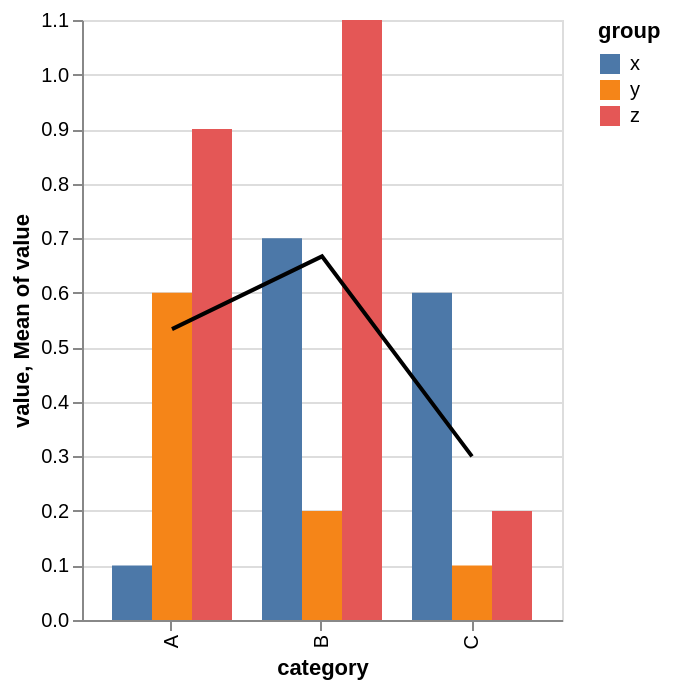

Specify this chart in Vega-Lite:
### Vega specification from a JSON file in a GitHub repository (floating-point values rounded to 4 significant figures)
{"$schema": "https://vega.github.io/schema/vega/v5.json", "background": "white", "padding": 5, "height": 300, "style": "cell", "data": [{"name": "source_0", "values": [{"category": "A", "group": "x", "value": 0.1}, {"category": "A", "group": "y", "value": 0.6}, {"category": "A", "group": "z", "value": 0.9}, {"category": "B", "group": "x", "value": 0.7}, {"category": "B", "group": "y", "value": 0.2}, {"category": "B", "group": "z", "value": 1.1}, {"category": "C", "group": "x", "value": 0.6}, {"category": "C", "group": "y", "value": 0.1}, {"category": "C", "group": "z", "value": 0.2}]}, {"name": "data_1", "source": "source_0", "transform": [{"type": "stack", "groupby": ["category", "group"], "field": "value", "sort": {"field": [], "order": []}, "as": ["value_start", "value_end"], "offset": "zero"}, {"type": "filter", "expr": "isValid(datum[\"value\"]) && isFinite(+datum[\"value\"])"}]}, {"name": "data_2", "source": "source_0", "transform": [{"type": "aggregate", "groupby": ["category"], "ops": ["mean"], "fields": ["value"], "as": ["mean_value"]}]}], "signals": [{"name": "x_step", "update": "20 * bandspace(domain('xOffset').length, 0, 0) / (1-0.2)"}, {"name": "width", "update": "bandspace(domain('x').length, 0.2, 0.2) * x_step"}], "marks": [{"name": "layer_0_marks", "type": "rect", "style": ["bar"], "from": {"data": "data_1"}, "encode": {"update": {"fill": {"scale": "color", "field": "group"}, "ariaRoleDescription": {"value": "bar"}, "description": {"signal": "\"category: \" + (isValid(datum[\"category\"]) ? datum[\"category\"] : \"\"+datum[\"category\"]) + \"; value: \" + (format(datum[\"value\"], \"\")) + \"; group: \" + (isValid(datum[\"group\"]) ? datum[\"group\"] : \"\"+datum[\"group\"])"}, "x": {"scale": "x", "field": "category", "offset": {"scale": "xOffset", "field": "group"}}, "width": {"signal": "max(0.25, bandwidth('xOffset'))"}, "y": {"scale": "y", "field": "value_end"}, "y2": {"scale": "y", "field": "value_start"}}}}, {"name": "layer_1_marks", "type": "line", "style": ["line"], "sort": {"field": "x"}, "from": {"data": "data_2"}, "encode": {"update": {"stroke": {"value": "black"}, "description": {"signal": "\"category: \" + (isValid(datum[\"category\"]) ? datum[\"category\"] : \"\"+datum[\"category\"]) + \"; Mean of value: \" + (format(datum[\"mean_value\"], \"\"))"}, "x": {"scale": "x", "field": "category", "band": 0.5}, "y": {"scale": "y", "field": "mean_value"}, "defined": {"signal": "isValid(datum[\"mean_value\"]) && isFinite(+datum[\"mean_value\"])"}}}}], "scales": [{"name": "x", "type": "band", "domain": {"fields": [{"data": "data_1", "field": "category"}, {"data": "data_2", "field": "category"}], "sort": true}, "range": {"step": {"signal": "x_step"}}, "paddingInner": 0.2, "paddingOuter": 0.2}, {"name": "y", "type": "linear", "domain": {"fields": [{"data": "data_1", "field": "value_start"}, {"data": "data_1", "field": "value_end"}, {"data": "data_2", "field": "mean_value"}]}, "range": [{"signal": "height"}, 0], "nice": true, "zero": true}, {"name": "xOffset", "type": "band", "domain": {"data": "data_1", "field": "group", "sort": true}, "range": {"step": 20}}, {"name": "color", "type": "ordinal", "domain": {"data": "data_1", "field": "group", "sort": true}, "range": "category"}], "axes": [{"scale": "y", "orient": "left", "gridScale": "x", "grid": true, "tickCount": {"signal": "ceil(height/40)"}, "domain": false, "labels": false, "aria": false, "maxExtent": 0, "minExtent": 0, "ticks": false, "zindex": 0}, {"scale": "x", "orient": "bottom", "grid": false, "title": "category", "labelAlign": "right", "labelAngle": 270, "labelBaseline": "middle", "zindex": 0}, {"scale": "y", "orient": "left", "grid": false, "title": "value, Mean of value", "labelOverlap": true, "tickCount": {"signal": "ceil(height/40)"}, "zindex": 0}], "legends": [{"fill": "color", "symbolType": "square", "title": "group"}]}
